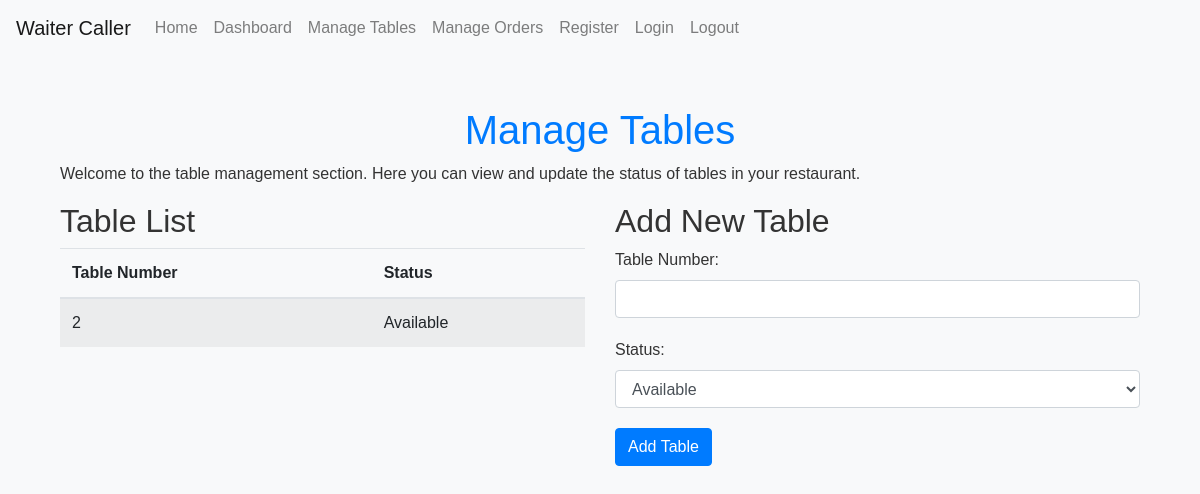
Page /manage_tables (signed in) on the earlier database version.
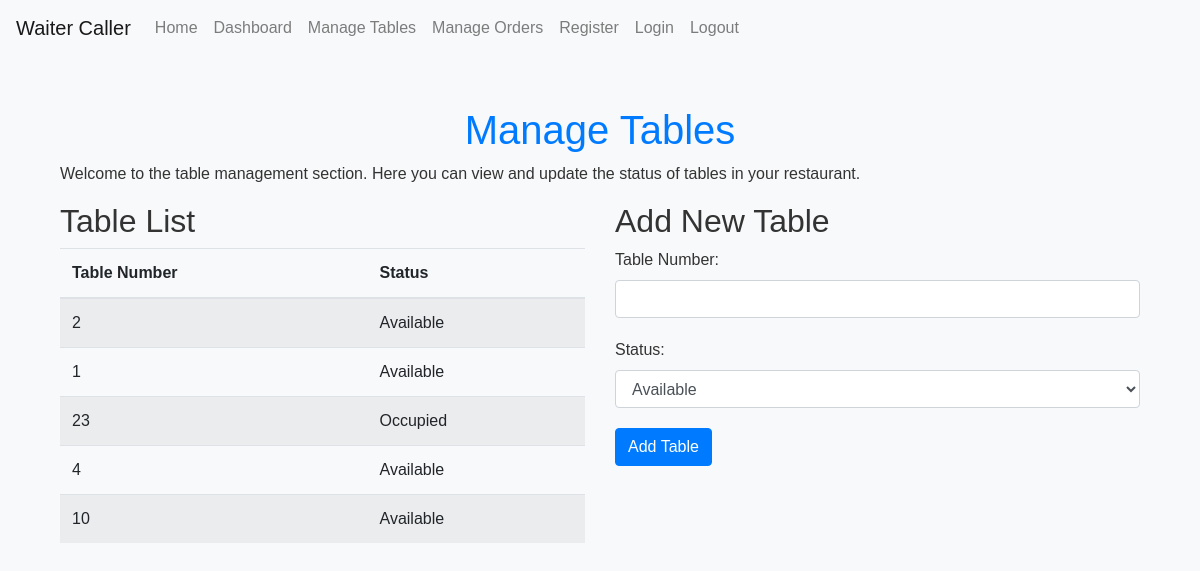
Same page on the later database version.
### models.py (models this page shows)
class Table(db.Model):
    id = db.Column(db.Integer, primary_key=True)
    number = db.Column(db.Integer, unique=True, nullable=False)
    status = db.Column(db.String(20), nullable=False)

### app.py (the view, shortened to what this page needs)
@app.route('/manage_tables', methods=['GET', 'POST'])
def manage_tables():
    if 'user_id' not in session:
        return redirect(url_for('login'))
    tables = Table.query.all()
    return render_template('manage_tables.html', tables=tables)

### templates/manage_tables.html (shortened to what this page needs)
{% extends 'base.html' %}
{% block content %}
<div class="container mt-5">
    <h1 class="text-center">Manage Tables</h1>
    <p>Welcome to the table management section. Here you can view and update the status of tables in your restaurant.</p>
    <div class="row">
        <div class="col-md-6">
            <h2>Table List</h2>
            <table class="table table-striped">
                <thead>
                    <tr>
                        <th>Table Number</th>
                        <th>Status</th>
                    </tr>
                </thead>
                <tbody>
                    {% for table in tables %}
                        <tr>
                            <td>{{ table.table_number }}</td>
                            <td>{{ table.status }}</td>
                        </tr>
                    {% endfor %}
                </tbody>
            </table>
        </div>
        <div class="col-md-6">
            <h2>Add New Table</h2>
            <form method="POST" action="{{ url_for('manage_tables') }}">
                <div class="form-group">
                    <label for="table_number">Table Number:</label>
                    <input type="number" class="form-control" id="table_number" name="table_number" required>
                </div>
                <div class="form-group">
                    <label for="status">Status:</label>
                    <select class="form-control" id="status" name="status" required>
                        <option value="Available">Available</option>
                    </select>
                </div>
                <button type="submit" class="btn btn-primary">Add Table</button>
            </form>
        </div>
    </div>
</div>
{% endblock %}

Differences in the rows shown:
added Table: table_number "1", status "Available"
added Table: table_number "23", status "Occupied"
added Table: table_number "4", status "Available"
added Table: table_number "10", status "Available"
